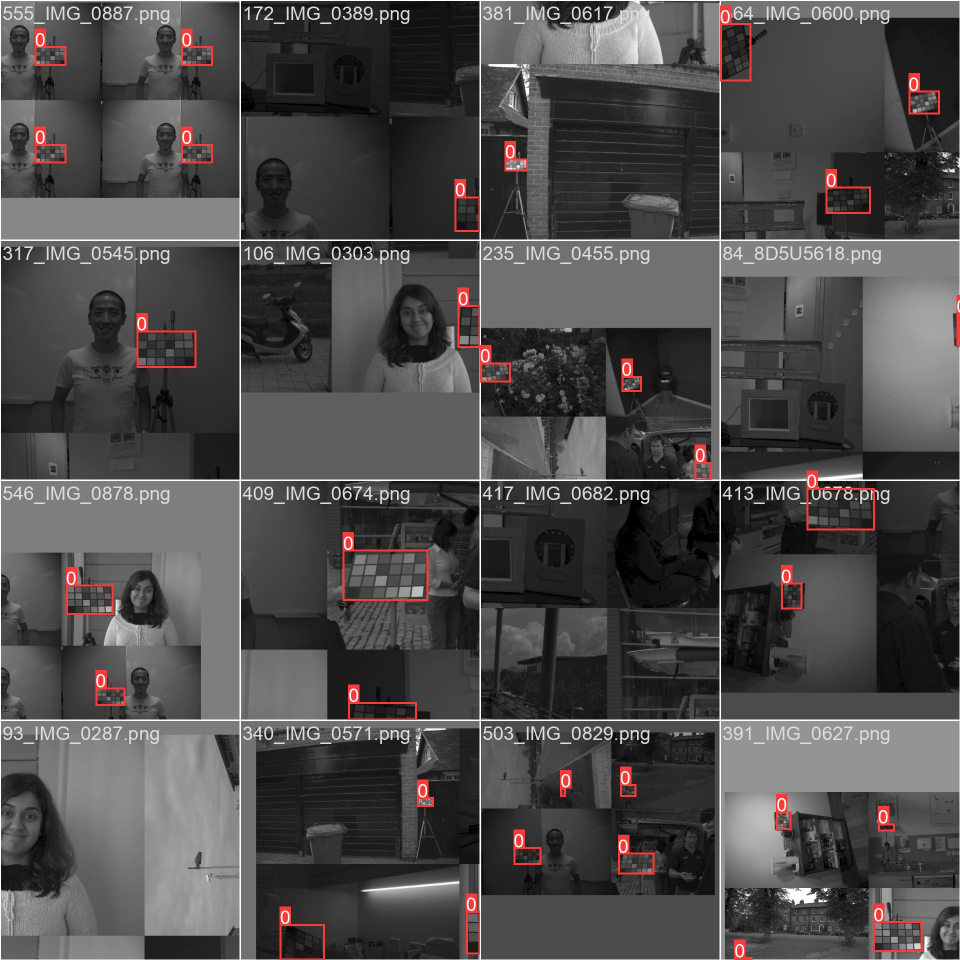
#> input picture ultralytics/runs/detect/train/train_batch0.jpg, 1920 x 1920 px (shown at 1/2 size)
$ python -i binarization.py   (imports and definitions only)
#> lines starting #> are read from the running program, lines starting #| are printed output that depends on the picture; after the words box and inside, x2 and y2 are one past the last pixel; in counts of white or black regions, pixels touching at a corner belong together
import numpy as np
import cv2
import os
import skimage
from scipy.ndimage import convolve1d

import matplotlib.pyplot as plt
import ipdb


def find_centers(img, mask=None, t1=10, t2=200):
    """This functions finds the centers of square-shaped objects in a grayscale image"""
#> called with t1 = 10, t2 = 200

    if mask is not None:
        img = np.where(mask==0, 0, img)

    img = cv2.equalizeHist(img) # Equalize histogram
    img = (skimage.filters.unsharp_mask(img, radius=5, amount=2)*255).astype(np.uint8) # Sharpen image with unsharp mask
    img = cv2.bilateralFilter(img, 9, 200, 200)

    # t1,t2 = thresh_selection_matlab(img)
    # t1, t2 = thresh_selection_otsu(img)
    edges = cv2.Canny(img, t1, t2) # Find edges
#> edges: shape (1920, 1920); 5.1% white in thin lines or dots
    # edges, thresh = canny_edge_detection(img)

    dist = cv2.distanceTransform(255- edges, cv2.DIST_L2, 5) # Find distance transform
    if mask is not None:
        dist = np.where(mask==0, 0, dist)

    bw = np.where(dist>1 , 255, 0).astype(np.uint8) # Threshold distance transform
#> bw: shape (1920, 1920); 86% white; 369 black regions (1 under 20 px), largest, box (x1, y1, x2, y2) and area: (0, 1, 1920, 1920) 175262, (960, 23, 1920, 482) 49942, (1445, 1582, 1920, 1920) 38800
    # Erode
    bw = cv2.erode(bw, np.ones((3,3), np.uint8), iterations=3)
#> bw: shape (1920, 1920); 66% white; 44 black regions, largest, box (x1, y1, x2, y2) and area: (0, 0, 1920, 1920) 1108210, (0, 997, 407, 1444) 56493, (0, 1446, 159, 1920) 24915

    num_labels, labels, stats, centroids = cv2.connectedComponentsWithStats(bw, connectivity=8) # Find connected components
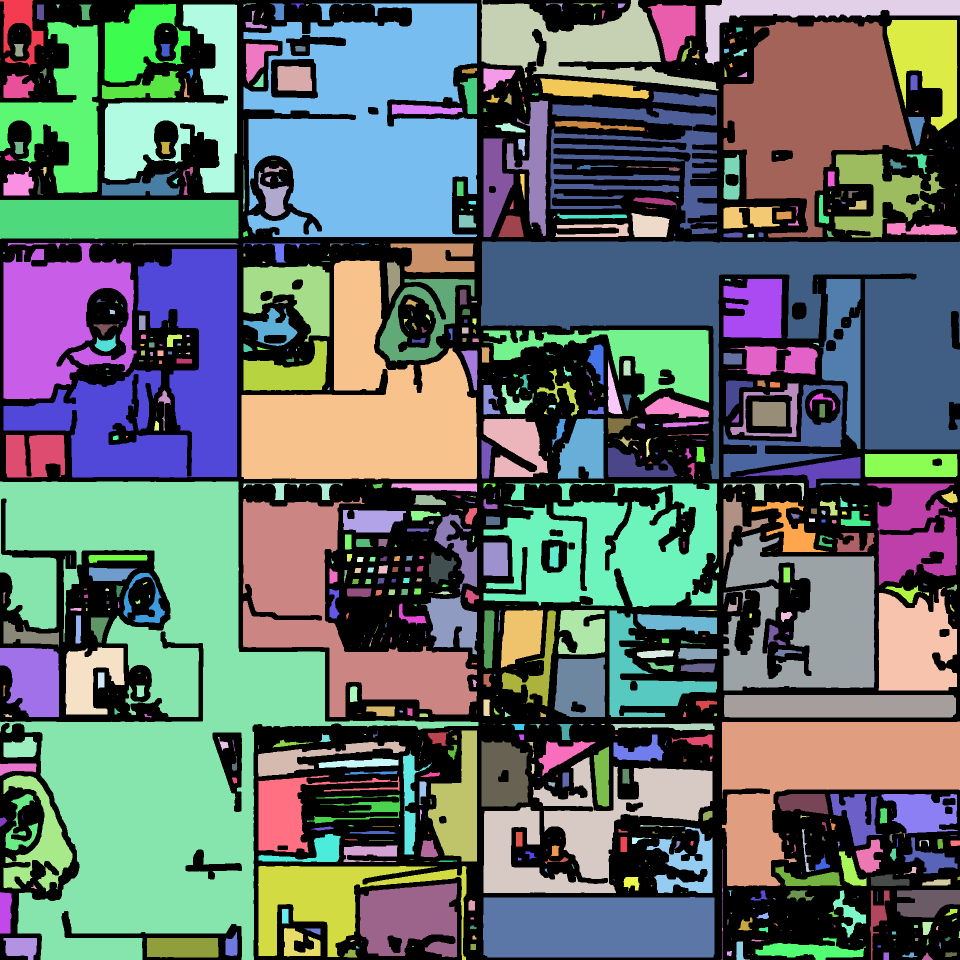
#> labels: shape (1920, 1920) int32 (shown at 1/2 size); 878 distinct labels, from 0 to 877; one colour per label, 0 black
#> num_labels = 878; stats = 878 rows, first 6: [0, 0, 1920, 1920, 1254494], [0, 0, 87, 135, 4807], [477, 0, 1, 1, 1], [963, 0, 474, 181, 38936], [1410, 0, 510, 130, 18195], [487, 7, 25, 7, 44]; centroids = 878 pairs, first value 0 to 1918.4, second value 0 to 1914.6

    #Filter components:
    # 1. Remove components that are too small
    # 2. Remove components that are too large
    # 3. Remove components that have centroids outside of the component
    valid_centroids = []
    for i in range(num_labels):
        component = np.where(labels==i, 255, 0).astype(np.uint8)
        centroid = centroids[i].astype(np.int32)
        if stats[i, cv2.CC_STAT_AREA] < 100 or stats[i, cv2.CC_STAT_AREA] > 1500 or component[centroid[1], centroid[0]] == 0:
            labels[labels==i] = 0
        else:
            valid_centroids.append(centroid)
#> this loop made 878 passes
#> centroid on passes 1 to 3: [1005, 973], [41, 51], [477, 0]
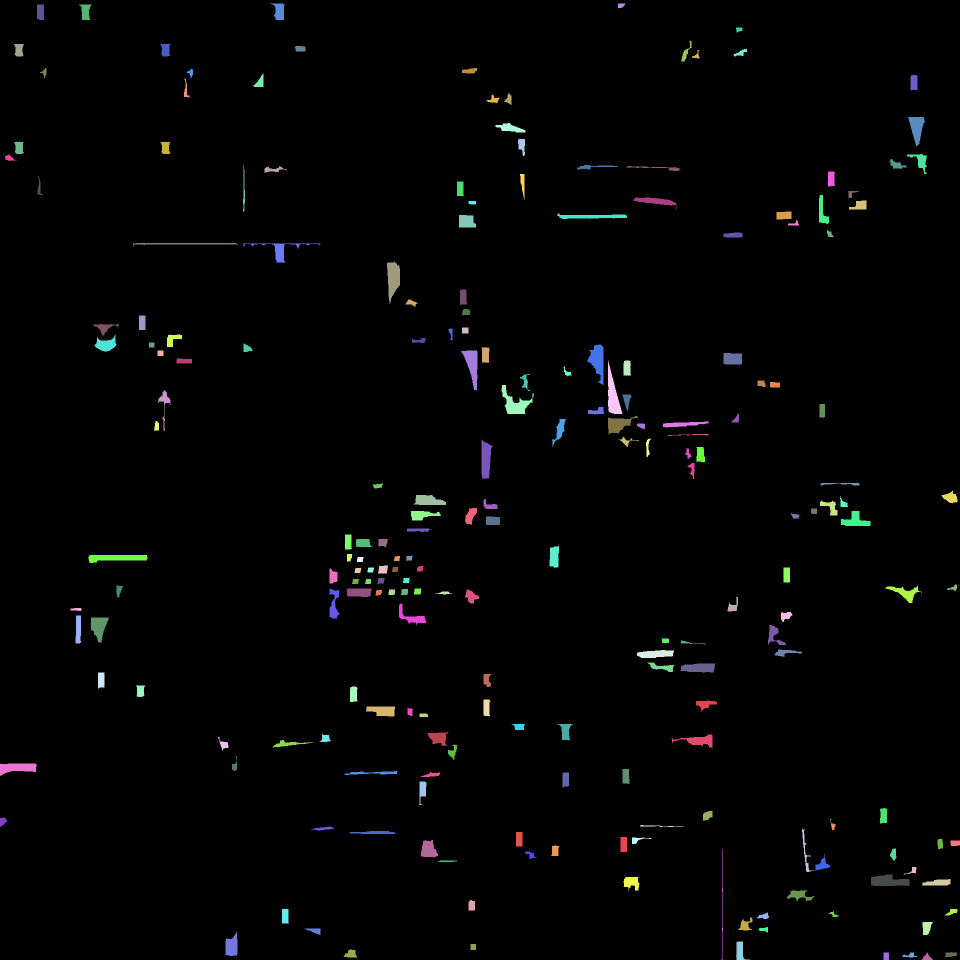
#> labels: shape (1920, 1920) int32 (shown at 1/2 size); 216 distinct labels, from 0 to 875; one colour per label, 0 black
#> after the loop, valid_centroids = 215 pairs, first value 5 to 1909, second value 10 to 1914
    points = np.array(valid_centroids)
#> points has the same summary as valid_centroids

    bw = np.where(labels>0, 255, 0).astype(np.uint8) # Keep only valid components
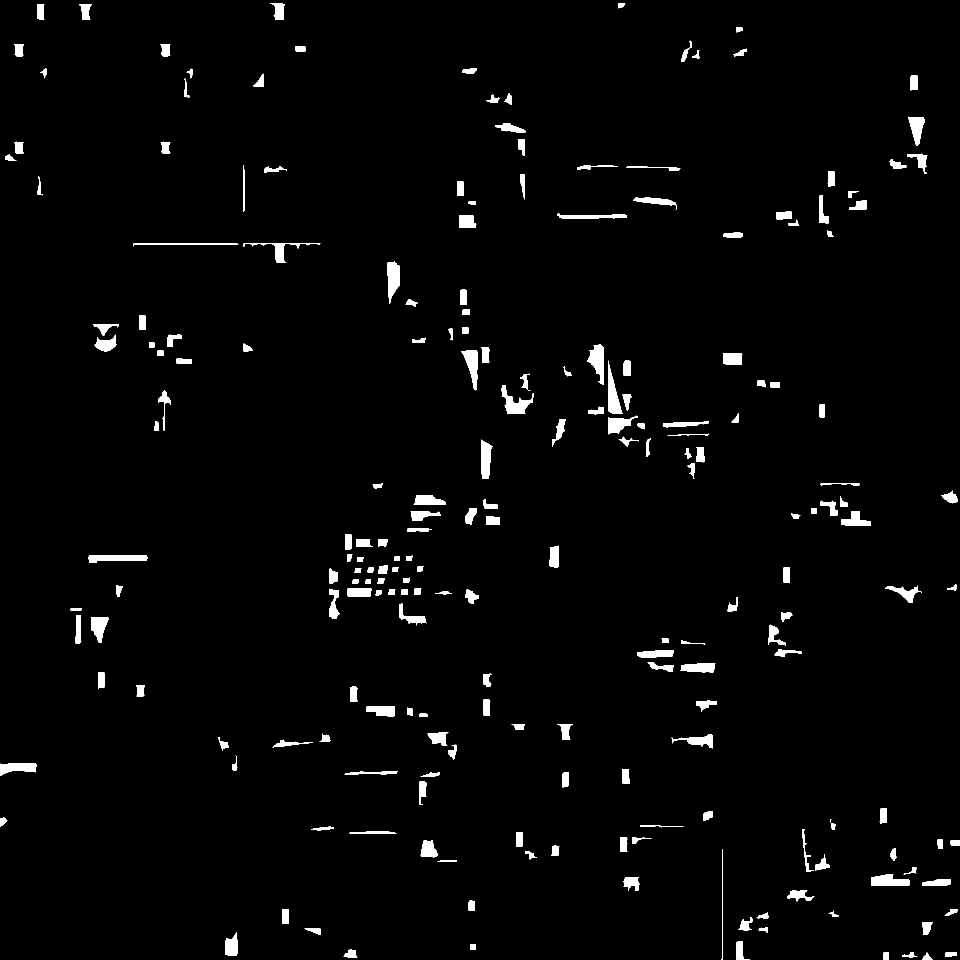
#> bw: shape (1920, 1920) (shown at 1/2 size); 2.3% white; 215 white regions, largest, box (x1, y1, x2, y2) and area: (1216, 721, 1245, 828) 1484, (1003, 770, 1068, 828) 1471, (1175, 689, 1207, 770) 1468

    points = points[:,::-1]
#> points = 215 pairs, first value 10 to 1914, second value 5 to 1909

    return points, img, bw, edges, dist


# [72 lines left out: functions thresh_selection_otsu, thresh_selection_matlab, smoothGradient, not called in this run]

>>> import cv2
>>> picture = cv2.imread('../ultralytics/runs/detect/train/train_batch0.jpg', cv2.IMREAD_GRAYSCALE)
>>> result = find_centers(picture)
#> result = 5 items

$ run again, on ultralytics/runs/detect/train/train_batch1.jpg
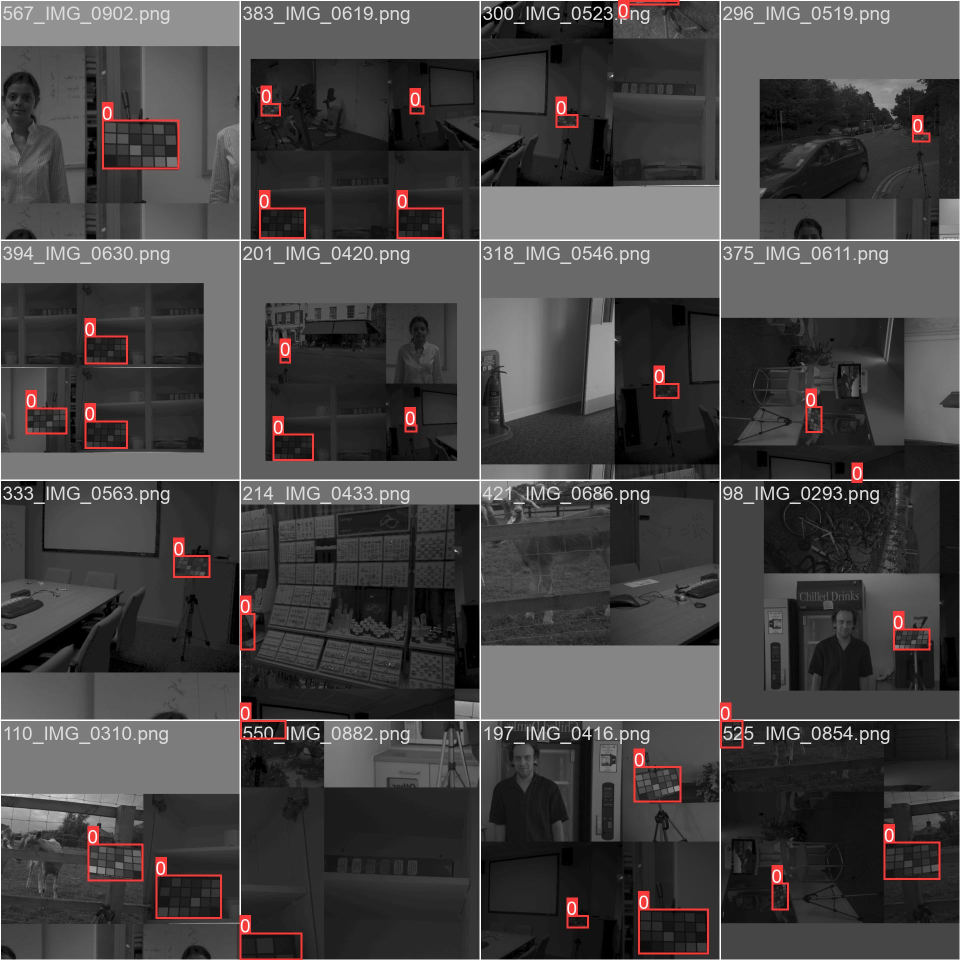
#> input picture ultralytics/runs/detect/train/train_batch1.jpg, 1920 x 1920 px (shown at 1/2 size)
#> edges: shape (1920, 1920); 4.9% white in thin lines or dots
#> num_labels = 850; stats = 850 rows, first 6: [0, 0, 1920, 1920, 1236444], [0, 0, 477, 88, 41761], [288, 0, 711, 478, 97444], [1240, 0, 16, 35, 456], [963, 0, 957, 887, 357170], [1056, 7, 6, 2, 9]; centroids = 850 pairs, first value 0.486 to 1912, second value 7.33 to 1905.5
#> the loop in find_centers, `for i in range(num_labels):` made 850 passes
#> centroid on passes 1 to 3: [953, 1016], [237, 43], [537, 180]
#> after the loop in find_centers, `for i in range(num_labels):`:
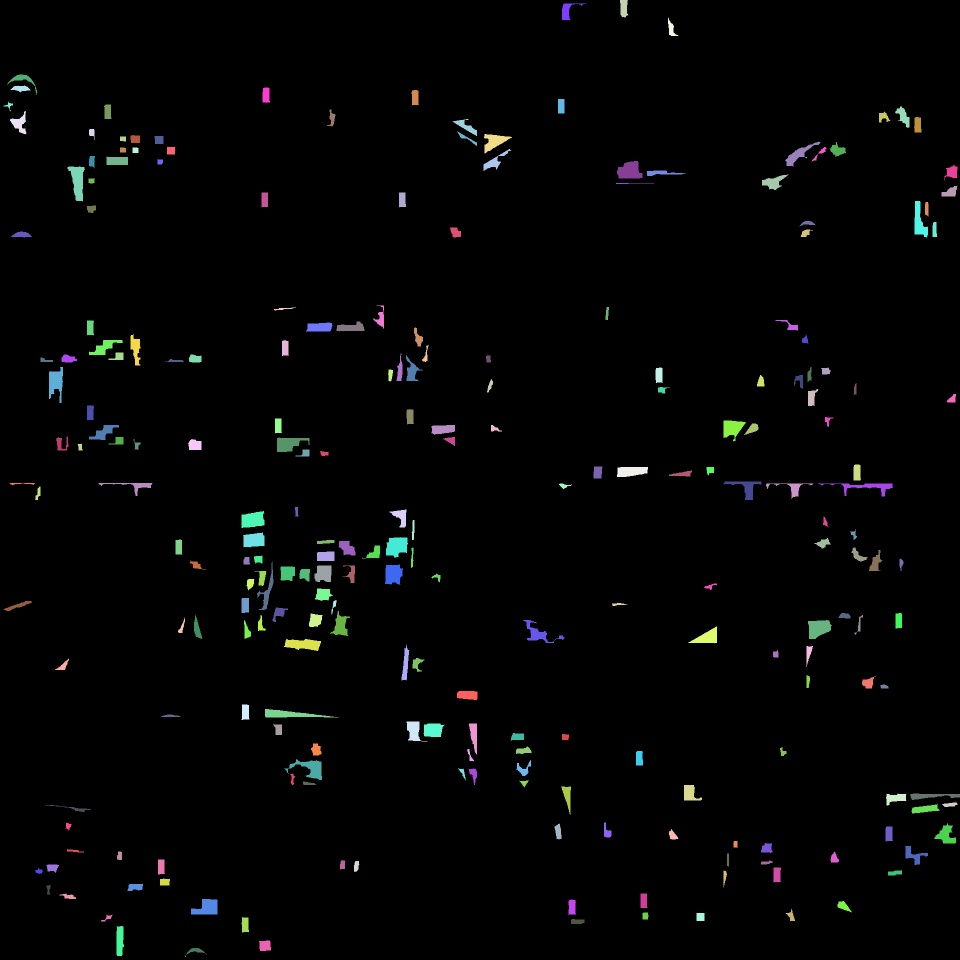
#> labels: shape (1920, 1920) int32 (shown at 1/2 size); 240 distinct labels, from 0 to 847; one colour per label, 0 black
#> after the loop in find_centers, `for i in range(num_labels):`: valid_centroids = 239 pairs, first value 17 to 1904, second value 15 to 1901
#> in find_centers, `points = np.array(valid_centroids)`: points has the same summary as valid_centroids
#> in find_centers, `bw = np.where(labels>0, 255, 0).astype(np.uint8)`:
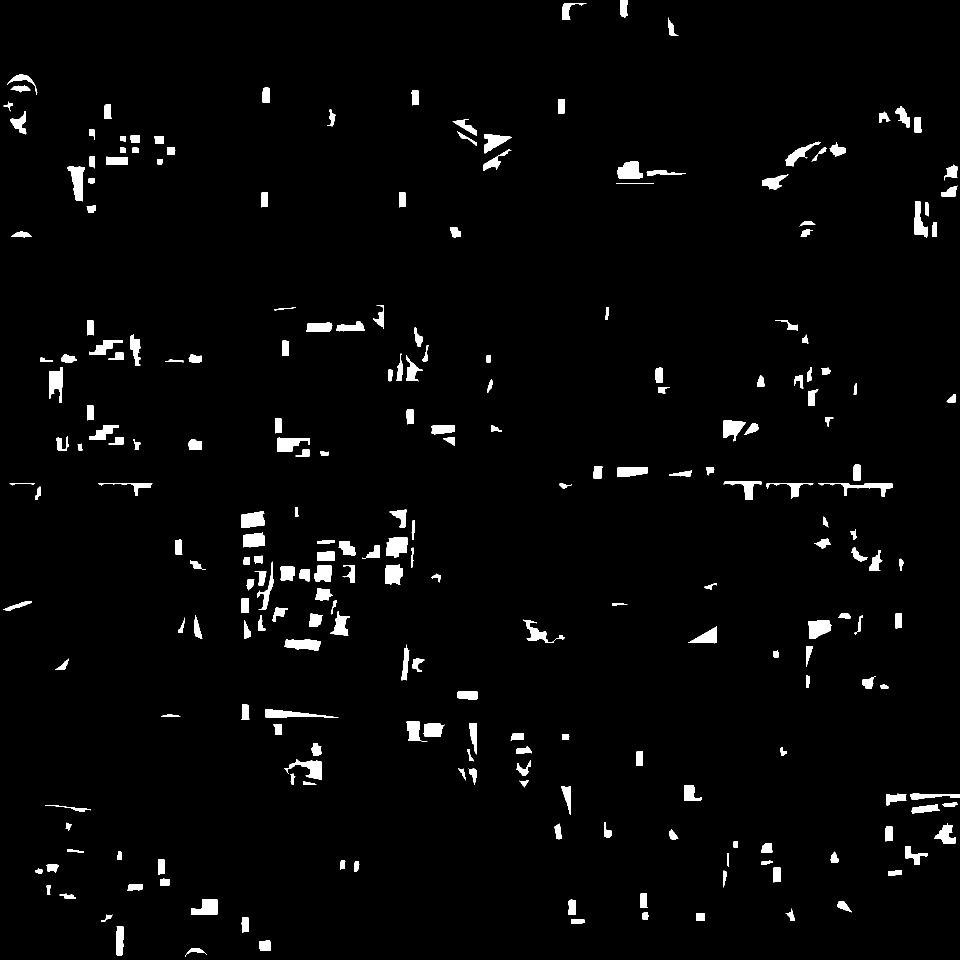
#> bw: shape (1920, 1920) (shown at 1/2 size); 2.7% white; 239 white regions, largest, box (x1, y1, x2, y2) and area: (135, 333, 170, 403) 1423, (772, 1074, 816, 1115) 1379, (1234, 322, 1285, 357) 1348
#> in find_centers, `points = points[:,::-1]`: points = 239 pairs, first value 15 to 1901, second value 17 to 1904
#> result = 5 items
